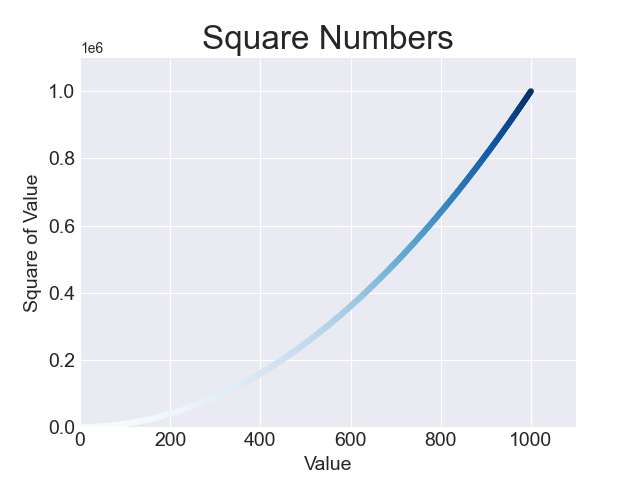

Source code (Python):
# Colormap is a series of colors in a gradient that moves from starting to an ending color. Colormap is used to
# emphasize a pattern in the data. For example, you might make low values a light color & higher values darker color.

import matplotlib.pyplot as plt

x_values = range(1,1001)
y_values = [x**2 for x in x_values]
plt.style.use('seaborn-v0_8-darkgrid')
fig, ax = plt.subplots()

ax.scatter(x_values, y_values, c=y_values, cmap=plt.cm.Blues, s=10)
ax.set_title("Square Numbers", fontsize=24)
ax.set_xlabel("Value", fontsize=14)
ax.set_ylabel("Square of Value", fontsize=14)
ax.tick_params(axis='both', which='major', labelsize=14)
ax.axis([0, 1100, 0, 1100000])
plt.savefig("colormap.png")
plt.show()